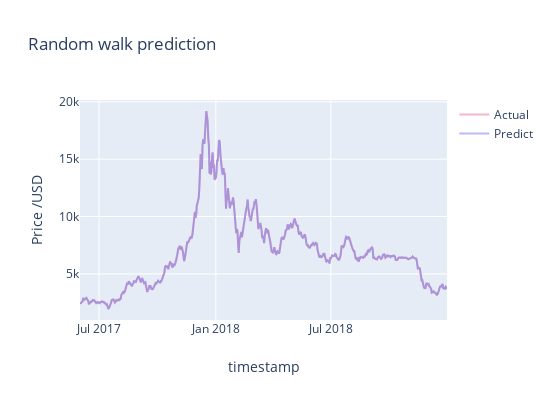

The cell this chart's notebook holds for it:
### Code cell
split_date = '2017-06-01'
import datetime
np.random.seed(202)
bt_r_walk_mean, bt_r_walk_sd = (df_bitstamp[df_bitstamp['Timestamp']< split_date]['day_diff']).mean(), \
                         (df_bitstamp[df_bitstamp['Timestamp']< split_date]['day_diff']).std()
bt_random_steps = np.random.normal(loc = bt_r_walk_mean, scale = bt_r_walk_sd, 
                size = (max(df_bitstamp['Timestamp']).to_pydatetime() - datetime.datetime.strptime(split_date, '%Y-%m-%d')).days + 1)

trace_0 = go.Scatter(x = df_bitstamp[df_bitstamp['Timestamp']>= split_date]['Timestamp'],
                   y = df_bitstamp[df_bitstamp['Timestamp']>= split_date]['Close'],
                   mode = "lines",
                   name = "Actual",
                   marker = dict(color = 'rgba(235, 115, 150, 0.5)')
                       )

trace_1 = go.Scatter(x = df_bitstamp[df_bitstamp['Timestamp']>= split_date]['Timestamp'],
                   y = df_bitstamp[(df_bitstamp['Timestamp']+ datetime.timedelta(days=1))>= split_date]['Close'].values[1:] * (1+bt_random_steps),
                   mode = "lines",
                   name = "Predict",
                   marker = dict(color = 'rgba(115, 120, 235, 0.5)')
                       )

data_3 = [trace_0, trace_1]
layout_3 = go.Layout(height=400, width=550,
                title='Random walk prediction', 
                xaxis_title="timestamp",
                yaxis_title="Price /USD", 
                     xaxis=dict(range=['2017-06-01', '2018-12-31']))

fig = dict(data = data_3, layout = layout_3)
iplot(fig);

### Figure 1 — Plotly figure (JSON) as saved in the notebook; plotly's stock layout.template omitted (floating-point values rounded to 4 significant figures; data arrays with more than 128 entries replaced by an {"elided": "..."} marker saying what was removed)
{"data": [{"marker": {"color": "rgba(235, 115, 150, 0.5)"}, "mode": "lines", "name": "Actual", "type": "scatter", "x": {"elided": "803 str values"}, "y": {"elided": "803 float values"}}, {"marker": {"color": "rgba(115, 120, 235, 0.5)"}, "mode": "lines", "name": "Predict", "type": "scatter", "x": {"elided": "803 str values"}, "y": {"elided": "803 float values"}}], "layout": {"height": 400, "title": {"text": "Random walk prediction"}, "width": 550, "xaxis": {"range": ["2017-06-01", "2018-12-31"], "title": {"text": "timestamp"}}, "yaxis": {"title": {"text": "Price /USD"}}}}
